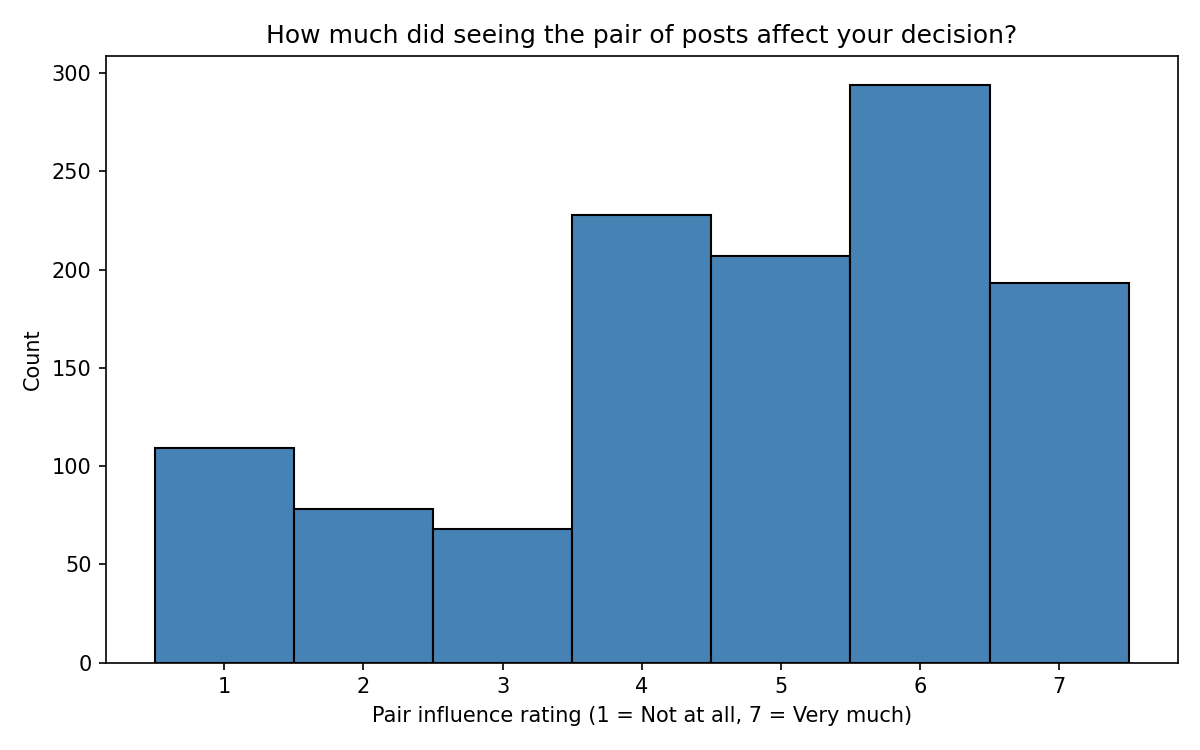

Generate this figure with Python:
"""Histogram of Phase 2 Part 2 pair-influence Likert ratings (1–7).

To run:

PYTHONPATH=. uv run python experiments/mine_free_response_for_features_2026_08_03/part_1_histogram/plot.py
"""

from __future__ import annotations

from pathlib import Path

import matplotlib

matplotlib.use("Agg")

import matplotlib.pyplot as plt

from shared.data.dataloader import load_dataset
from shared.data.registry import STUDY_PHASE_2_PART_2_USER_REFLECTION_FEEDBACK

SCRIPT_DIR = Path(__file__).resolve().parent
OUTPUT_PATH = SCRIPT_DIR / "plot.png"
RATING_COL = "phase1_pair_influence_rating"
LIKERT_MIN = 1
LIKERT_MAX = 7


def main() -> None:
    df = load_dataset(STUDY_PHASE_2_PART_2_USER_REFLECTION_FEEDBACK, low_memory=False)
    ratings = df[RATING_COL].dropna().astype(int)

    bins = [edge - 0.5 for edge in range(LIKERT_MIN, LIKERT_MAX + 2)]
    fig, ax = plt.subplots(figsize=(8, 5))
    ax.hist(ratings, bins=bins, edgecolor="black", color="steelblue")
    ax.set_xticks(range(LIKERT_MIN, LIKERT_MAX + 1))
    ax.set_xlabel("Pair influence rating (1 = Not at all, 7 = Very much)")
    ax.set_ylabel("Count")
    ax.set_title("How much did seeing the pair of posts affect your decision?")
    fig.tight_layout()
    fig.savefig(OUTPUT_PATH, dpi=150)
    plt.close(fig)

    counts = ratings.value_counts().sort_index()
    print(f"n={len(ratings)}")
    print(counts.to_string())
    print(f"Saved {OUTPUT_PATH}")


if __name__ == "__main__":
    main()
